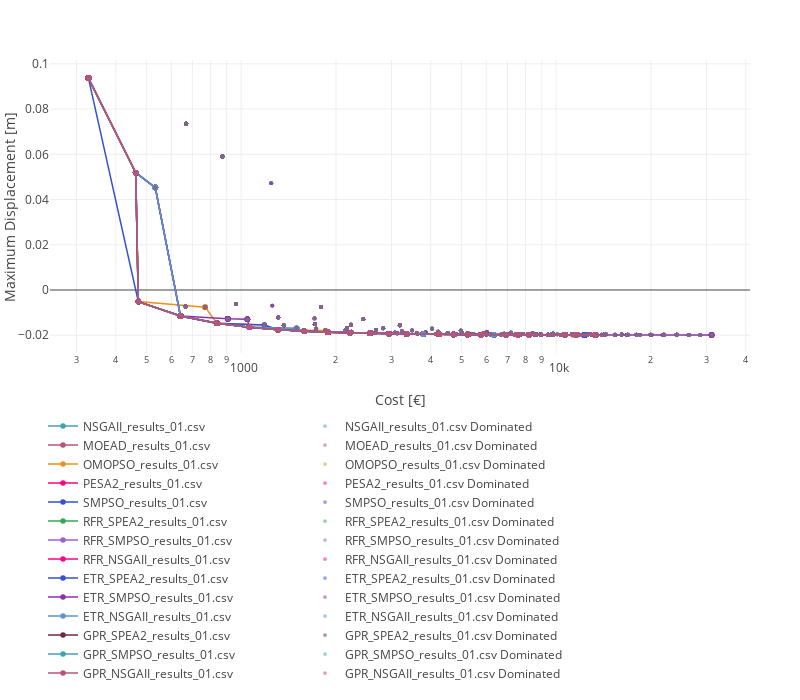

The notebook cell this image was saved under:
### Markdown cell above
### All Algorithms x 1 Front per Run

### Code cell
plot = create_pfs(pfs, y=Max_Displacement, x=Cost, tpf=nothing, names=filenames, 
           colorscale=nothing,
    colors=["#43a0b5", "#B5557A", "#eb911c", 
            "#fc0384", "#3150d6", "#32a852", 
            "#9b60d1", "#fc0384", "#3150d6",
            "#8b32a8", "#5996cf", "#702743",
            "#43a0b5", "#B5557A", "#eb911c", 
            "#fc0384", "#3150d6", "#32a852", 
            "#9b60d1", "#fc0384", "#3150d6",
            "#8b32a8", "#5996cf", "#702743",
            "#43a0b5", "#B5557A", "#eb911c", 
            "#fc0384", "#3150d6", "#32a852", 
            "#9b60d1", "#fc0384", "#3150d6",
            "#8b32a8", "#5996cf", "#702743"],
           draw_dominated=true, layout=layout_truss)

### Figure 1 — Plotly figure (JSON) as saved in the notebook; plotly's stock layout.template omitted (floating-point values rounded to 4 significant figures; data arrays with more than 128 entries replaced by an {"elided": "..."} marker saying what was removed)
{"data": [{"line": {"color": "#43a0b5", "width": 1.5}, "marker": {"color": "#43a0b5", "size": 5.5}, "mode": "lines+markers", "name": "NSGAII_results_01.csv", "opacity": 1, "type": "scatter", "x": {"elided": "310 float values"}, "y": {"elided": "310 float values"}}, {"marker": {"color": "#43a0b5", "size": 3.85}, "mode": "markers", "name": "NSGAII_results_01.csv Dominated", "opacity": 0.5, "type": "scatter", "x": {"elided": "290 float values"}, "y": {"elided": "290 float values"}}, {"line": {"color": "#B5557A", "width": 1.5}, "marker": {"color": "#B5557A", "size": 5.5}, "mode": "lines+markers", "name": "MOEAD_results_01.csv", "opacity": 1, "type": "scatter", "x": {"elided": "300 float values"}, "y": {"elided": "300 float values"}}, {"marker": {"color": "#B5557A", "size": 3.85}, "mode": "markers", "name": "MOEAD_results_01.csv Dominated", "opacity": 0.5, "type": "scatter", "x": {"elided": "300 float values"}, "y": {"elided": "300 float values"}}, {"line": {"color": "#eb911c", "width": 1.5}, "marker": {"color": "#eb911c", "size": 5.5}, "mode": "lines+markers", "name": "OMOPSO_results_01.csv", "opacity": 1, "type": "scatter", "x": {"elided": "167 float values"}, "y": {"elided": "167 float values"}}, {"marker": {"color": "#eb911c", "size": 3.85}, "mode": "markers", "name": "OMOPSO_results_01.csv Dominated", "opacity": 0.5, "type": "scatter", "x": {"elided": "433 float values"}, "y": {"elided": "433 float values"}}, {"line": {"color": "#fc0384", "width": 1.5}, "marker": {"color": "#fc0384", "size": 5.5}, "mode": "lines+markers", "name": "PESA2_results_01.csv", "opacity": 1, "type": "scatter", "x": {"elided": "225 float values"}, "y": {"elided": "225 float values"}}, {"marker": {"color": "#fc0384", "size": 3.85}, "mode": "markers", "name": "PESA2_results_01.csv Dominated", "opacity": 0.5, "type": "scatter", "x": {"elided": "375 float values"}, "y": {"elided": "375 float values"}}, {"line": {"color": "#3150d6", "width": 1.5}, "marker": {"color": "#3150d6", "size": 5.5}, "mode": "lines+markers", "name": "SMPSO_results_01.csv", "opacity": 1, "type": "scatter", "x": {"elided": "163 float values"}, "y": {"elided": "163 float values"}}, {"marker": {"color": "#3150d6", "size": 3.85}, "mode": "markers", "name": "SMPSO_results_01.csv Dominated", "opacity": 0.5, "type": "scatter", "x": {"elided": "437 float values"}, "y": {"elided": "437 float values"}}, {"line": {"color": "#32a852", "width": 1.5}, "marker": {"color": "#32a852", "size": 5.5}, "mode": "lines+markers", "name": "RFR_SPEA2_results_01.csv", "opacity": 1, "type": "scatter", "x": {"elided": "224 float values"}, "y": {"elided": "224 float values"}}, {"marker": {"color": "#32a852", "size": 3.85}, "mode": "markers", "name": "RFR_SPEA2_results_01.csv Dominated", "opacity": 0.5, "type": "scatter", "x": {"elided": "376 float values"}, "y": {"elided": "376 float values"}}, {"line": {"color": "#9b60d1", "width": 1.5}, "marker": {"color": "#9b60d1", "size": 5.5}, "mode": "lines+markers", "name": "RFR_SMPSO_results_01.csv", "opacity": 1, "type": "scatter", "x": {"elided": "229 float values"}, "y": {"elided": "229 float values"}}, {"marker": {"color": "#9b60d1", "size": 3.85}, "mode": "markers", "name": "RFR_SMPSO_results_01.csv Dominated", "opacity": 0.5, "type": "scatter", "x": {"elided": "371 float values"}, "y": {"elided": "371 float values"}}, {"line": {"color": "#fc0384", "width": 1.5}, "marker": {"color": "#fc0384", "size": 5.5}, "mode": "lines+markers", "name": "RFR_NSGAII_results_01.csv", "opacity": 1, "type": "scatter", "x": {"elided": "228 float values"}, "y": {"elided": "228 float values"}}, {"marker": {"color": "#fc0384", "size": 3.85}, "mode": "markers", "name": "RFR_NSGAII_results_01.csv Dominated", "opacity": 0.5, "type": "scatter", "x": {"elided": "372 float values"}, "y": {"elided": "372 float values"}}, {"line": {"color": "#3150d6", "width": 1.5}, "marker": {"color": "#3150d6", "size": 5.5}, "mode": "lines+markers", "name": "ETR_SPEA2_results_01.csv", "opacity": 1, "type": "scatter", "x": {"elided": "239 float values"}, "y": {"elided": "239 float values"}}, {"marker": {"color": "#3150d6", "size": 3.85}, "mode": "markers", "name": "ETR_SPEA2_results_01.csv Dominated", "opacity": 0.5, "type": "scatter", "x": {"elided": "361 float values"}, "y": {"elided": "361 float values"}}, {"line": {"color": "#8b32a8", "width": 1.5}, "marker": {"color": "#8b32a8", "size": 5.5}, "mode": "lines+markers", "name": "ETR_SMPSO_results_01.csv", "opacity": 1, "type": "scatter", "x": {"elided": "233 float values"}, "y": {"elided": "233 float values"}}, {"marker": {"color": "#8b32a8", "size": 3.85}, "mode": "markers", "name": "ETR_SMPSO_results_01.csv Dominated", "opacity": 0.5, "type": "scatter", "x": {"elided": "367 float values"}, "y": {"elided": "367 float values"}}, {"line": {"color": "#5996cf", "width": 1.5}, "marker": {"color": "#5996cf", "size": 5.5}, "mode": "lines+markers", "name": "ETR_NSGAII_results_01.csv", "opacity": 1, "type": "scatter", "x": {"elided": "239 float values"}, "y": {"elided": "239 float values"}}, {"marker": {"color": "#5996cf", "size": 3.85}, "mode": "markers", "name": "ETR_NSGAII_results_01.csv Dominated", "opacity": 0.5, "type": "scatter", "x": {"elided": "361 float values"}, "y": {"elided": "361 float values"}}, {"line": {"color": "#702743", "width": 1.5}, "marker": {"color": "#702743", "size": 5.5}, "mode": "lines+markers", "name": "GPR_SPEA2_results_01.csv", "opacity": 1, "type": "scatter", "x": {"elided": "232 float values"}, "y": {"elided": "232 float values"}}, {"marker": {"color": "#702743", "size": 3.85}, "mode": "markers", "name": "GPR_SPEA2_results_01.csv Dominated", "opacity": 0.5, "type": "scatter", "x": {"elided": "368 float values"}, "y": {"elided": "368 float values"}}, {"line": {"color": "#43a0b5", "width": 1.5}, "marker": {"color": "#43a0b5", "size": 5.5}, "mode": "lines+markers", "name": "GPR_SMPSO_results_01.csv", "opacity": 1, "type": "scatter", "x": {"elided": "232 float values"}, "y": {"elided": "232 float values"}}, {"marker": {"color": "#43a0b5", "size": 3.85}, "mode": "markers", "name": "GPR_SMPSO_results_01.csv Dominated", "opacity": 0.5, "type": "scatter", "x": {"elided": "368 float values"}, "y": {"elided": "368 float values"}}, {"line": {"color": "#B5557A", "width": 1.5}, "marker": {"color": "#B5557A", "size": 5.5}, "mode": "lines+markers", "name": "GPR_NSGAII_results_01.csv", "opacity": 1, "type": "scatter", "x": {"elided": "232 float values"}, "y": {"elided": "232 float values"}}, {"marker": {"color": "#B5557A", "size": 3.85}, "mode": "markers", "name": "GPR_NSGAII_results_01.csv Dominated", "opacity": 0.5, "type": "scatter", "x": {"elided": "368 float values"}, "y": {"elided": "368 float values"}}], "layout": {"anotations": {"x": -5, "y": -5}, "autosize": false, "height": 700, "legend": {"orientation": "h", "show": false, "x": -0.01, "y": -0.2}, "margin": {"b": 50, "l": 50, "r": 50, "t": 60}, "width": 800, "xaxis": {"autorange": true, "title": "Cost [€]", "type": "log"}, "yaxis": {"autorange": true, "title": "Maximum Displacement [m]"}}}
